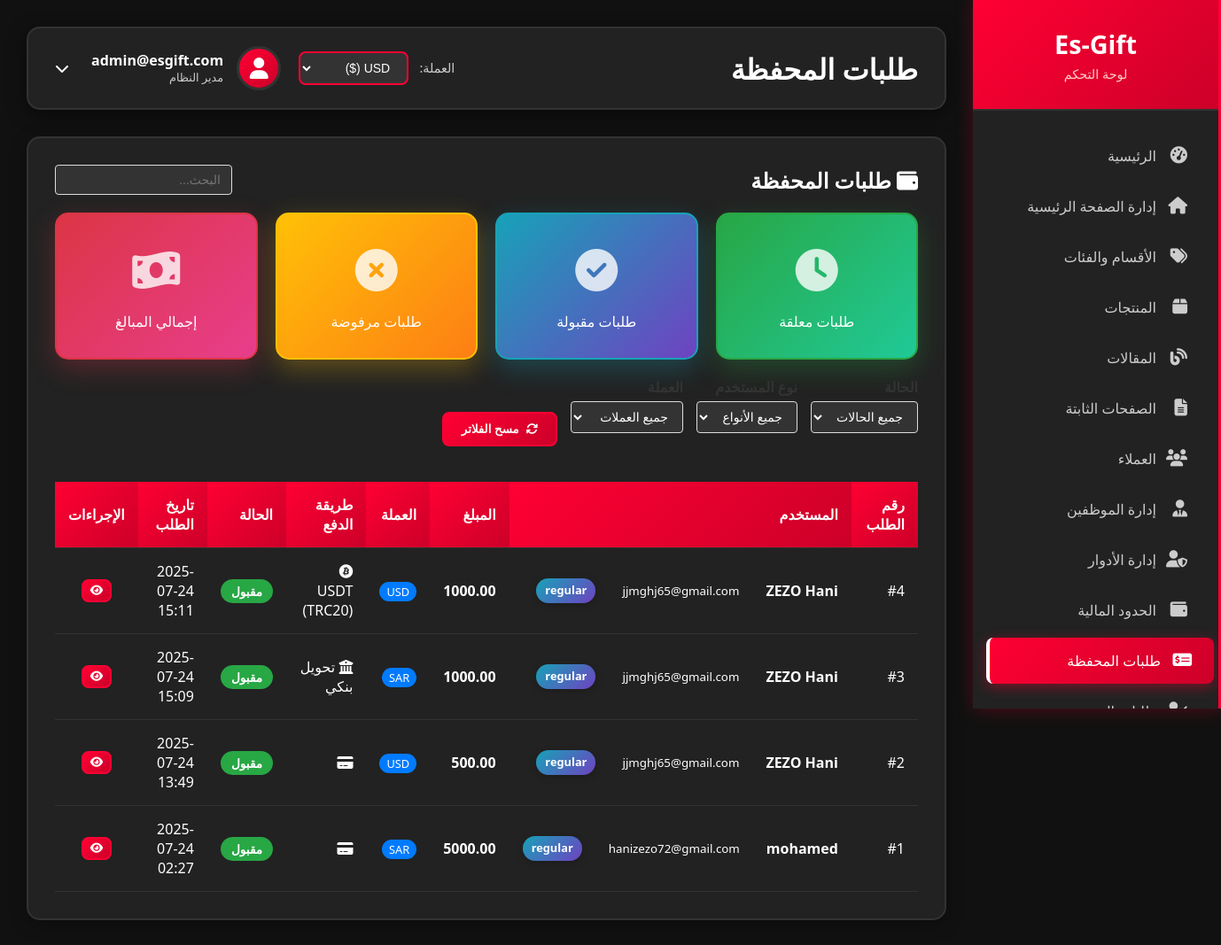
Page /admin/wallet/deposit-requests (signed in) on the committed database.
### models.py (models this page shows, shortened)
class User(UserMixin, db.Model):
    id = db.Column(db.Integer, primary_key=True)
    username = db.Column(db.String(80), unique=True, nullable=True)  # اسم المستخدم
    email = db.Column(db.String(120), unique=True, nullable=False)
    password_hash = db.Column(db.String(120), nullable=False)
    full_name = db.Column(db.String(100))
    phone = db.Column(db.String(20))
    birth_date = db.Column(db.Date)
    nationality = db.Column(db.String(50))
    customer_type = db.Column(db.String(20), default='regular')  # regular, kyc, reseller
    kyc_status = db.Column(db.String(20), default='none')  # none, pending, approved, rejected
    google_id = db.Column(db.String(100), unique=True, nullable=True)  # Google ID
    profile_picture = db.Column(db.String(300))  # صورة البروفايل من Google
    is_verified = db.Column(db.Boolean, default=False)  # تم التحقق من الإيميل
    email_verification_token = db.Column(db.String(100), nullable=True)  # رمز التحقق من الإيميل
    email_verification_sent_at = db.Column(db.DateTime, nullable=True)  # وقت إرسال رمز التحقق
    document_type = db.Column(db.String(50))  # national_id, passport, driver_license
    id_front_image = db.Column(db.String(200))
    id_back_image = db.Column(db.String(200))
    selfie_image = db.Column(db.String(200))
    passport_image = db.Column(db.String(200))
    driver_license_image = db.Column(db.String(200))
    face_photo_front = db.Column(db.String(200))
    face_photo_right = db.Column(db.String(200))
    face_photo_left = db.Column(db.String(200))
    is_admin = db.Column(db.Boolean, default=False)
    last_login = db.Column(db.DateTime)
    created_at = db.Column(db.DateTime, default=datetime.utcnow)
    preferred_currency = db.Column(db.String(3), default='USD')  # العملة المفضلة للمحفظة
    orders = db.relationship('Order', backref='user', lazy=True)

class WalletDepositRequest(db.Model):
    id = db.Column(db.Integer, primary_key=True)
    user_id = db.Column(db.Integer, db.ForeignKey('user.id'), nullable=False)
    amount = db.Column(db.Numeric(12, 2), nullable=False)  # المبلغ المطلوب إيداعه
    currency_code = db.Column(db.String(3), nullable=False)  # عملة الإيداع
    amount_usd = db.Column(db.Numeric(12, 2), nullable=False)  # المبلغ بالدولار
    exchange_rate = db.Column(db.Numeric(10, 6), nullable=False)  # سعر الصرف المستخدم
    payment_method = db.Column(db.String(50), default='visa')  # طريقة الدفع
    payment_reference = db.Column(db.String(200))  # مرجع الدفع من البوابة
    payment_details = db.Column(db.Text)  # تفاصيل إضافية للدفع (JSON)
    transaction_proof = db.Column(db.String(300))  # مسار ملف إثبات المعاملة
    status = db.Column(db.String(20), default='pending')  # pending, approved, rejected, cancelled
    admin_notes = db.Column(db.Text)  # ملاحظات الأدمن
    rejection_reason = db.Column(db.Text)  # سبب الرفض
    processed_by = db.Column(db.Integer, db.ForeignKey('user.id'))  # الأدمن الذي عالج الطلب
    processed_at = db.Column(db.DateTime)  # تاريخ المعالجة
    wallet_amount_added = db.Column(db.Numeric(12, 2))  # المبلغ المضاف للمحفظة
    wallet_currency_added = db.Column(db.String(3))  # العملة المضافة للمحفظة
    user_type = db.Column(db.String(20))  # نوع المستخدم وقت الطلب
    user_ip = db.Column(db.String(45))  # IP المستخدم
    user_agent = db.Column(db.Text)  # معلومات المتصفح
    created_at = db.Column(db.DateTime, default=datetime.utcnow)
    updated_at = db.Column(db.DateTime, default=datetime.utcnow, onupdate=datetime.utcnow)
    user = db.relationship('User', foreign_keys=[user_id], backref='deposit_requests', lazy=True)
    processor = db.relationship('User', foreign_keys=[processed_by], backref='processed_deposits', lazy=True)

### admin_wallet_routes.py (the view)
    def decorated_function(*args, **kwargs):
        if not current_user.is_authenticated or not current_user.is_admin:
            flash('ليس لديك صلاحية للوصول لهذه الصفحة', 'error')
            return redirect(url_for('main.index'))
        return f(*args, **kwargs)

### templates/admin/wallet_deposit_requests.html (shortened to what this page needs)
{% extends "admin/base.html" %}
{% block page_title %}طلبات المحفظة{% endblock %}
{% block content %}
<div class="content-card">
    <div style="display: flex; justify-content: space-between; align-items: center; margin-bottom: 20px;">
        <h2>
            <i class="fas fa-wallet"></i>
            طلبات المحفظة
        </h2>
        <div style="display: flex; gap: 10px;">
            <input type="text" placeholder="البحث..." class="form-control" style="width: 200px;" id="searchInput">
        </div>
    </div>
    <div class="stats-grid" style="display: grid; grid-template-columns: repeat(auto-fit, minmax(200px, 1fr)); gap: 20px; margin-bottom: 20px;">
        <div class="stat-card success">
            <div class="stat-icon">
                <i class="fas fa-clock"></i>
            </div>
            <div class="stat-details">
                <p>طلبات معلقة</p>
            </div>
        </div>
        <div class="stat-card info">
            <div class="stat-icon">
                <i class="fas fa-check-circle"></i>
            </div>
            <div class="stat-details">
                <p>طلبات مقبولة</p>
            </div>
        </div>
        <div class="stat-card warning">
            <div class="stat-icon">
                <i class="fas fa-times-circle"></i>
            </div>
            <div class="stat-details">
                <p>طلبات مرفوضة</p>
            </div>
        </div>
        <div class="stat-card danger">
            <div class="stat-icon">
                <i class="fas fa-money-bill-wave"></i>
            </div>
            <div class="stat-details">
                <p>إجمالي المبالغ</p>
            </div>
        </div>
    </div>
    <div style="display: flex; gap: 15px; margin-bottom: 20px; align-items: end;">
        <div class="form-group">
            <label>الحالة</label>
            <select class="form-control" id="statusFilter">
                <option value="">جميع الحالات</option>
            </select>
        </div>
        <div class="form-group">
            <label>نوع المستخدم</label>
            <select class="form-control" id="userTypeFilter">
                <option value="">جميع الأنواع</option>
            </select>
        </div>
        <div class="form-group">
            <label>العملة</label>
            <select class="form-control" id="currencyFilter">
                <option value="">جميع العملات</option>
            </select>
        </div>
        <button class="btn btn-primary" onclick="clearFilters()">
            <i class="fas fa-refresh"></i> مسح الفلاتر
        </button>
    </div>
    <div class="table-container">
        <table class="data-table">
            <thead>
                <tr>
                    <th>رقم الطلب</th>
                    <th>المستخدم</th>
                    <th>المبلغ</th>
                    <th>العملة</th>
                    <th>طريقة الدفع</th>
                    <th>الحالة</th>
                    <th>تاريخ الطلب</th>
                    <th>الإجراءات</th>
                </tr>
            </thead>
            <tbody>
                {% for request in requests %}
                <tr>
                    <td>#{{ request.id }}</td>
                    <td>
                        <div class="user-info">
                            <strong>{{ request.user.full_name or request.user.email }}</strong>
                            <br>
                            <small class="text-muted">{{ request.user.email }}</small>
                            <br>
                            <span class="badge badge-info">{{ request.user.customer_type }}</span>
                        </div>
                    </td>
                    <td class="amount-display">{{ request.amount }}</td>
                    <td>
                        <span class="currency-badge">{{ request.currency_code }}</span>
                    </td>
                    <td>
                        {% if request.payment_method == 'bank_transfer' %}
                            <i class="fas fa-university"></i> تحويل بنكي
                        {% elif request.payment_method == 'usdt_trc20' %}
                            <i class="fab fa-bitcoin"></i> USDT (TRC20)
                        {% elif request.payment_method == 'visa' %}
                            <i class="fas fa-credit-card"></i> فيزا/ماستركارد
                        {% else %}
                            <i class="fas fa-credit-card"></i> {{ request.payment_method }}
                        {% endif %}
                    </td>
                    <td>
                        <span class="status-badge status-{{ request.status }}">
                            {% if request.status == 'pending' %}
                                معلق
                            {% elif request.status == 'approved' %}
                                مقبول
                            {% elif request.status == 'rejected' %}
                                مرفوض
                            {% endif %}
                        </span>
                    </td>
                    <td>{{ request.created_at.strftime('%Y-%m-%d %H:%M') }}</td>
                    <td>
                        <div class="action-buttons">
                            <a href="{{ url_for('admin_wallet.deposit_request_details', request_id=request.id) }}"
                               class="btn btn-sm btn-primary" title="عرض التفاصيل">
                                <i class="fas fa-eye"></i>
                            </a>
                        </div>
                    </td>
                </tr>
                {% endfor %}
            </tbody>
        </table>
    </div>
</div>
{% endblock %}

### templates/admin/base.html (shortened to what this page needs)
<!DOCTYPE html>
<html lang="ar" dir="rtl">
<head>
    <link rel="stylesheet" href="https://cdnjs.cloudflare.com/ajax/libs/font-awesome/6.5.0/css/all.min.css">
</head>
<body>
    <div class="admin-container">
        <div class="sidebar" id="sidebar">
            <div class="sidebar-header">
                <h2>Es-Gift</h2>
                <p>لوحة التحكم</p>
            </div>
            <nav class="sidebar-nav">
                <div class="nav-item">
                    <a href="{{ url_for('admin.dashboard') }}" class="nav-link">
                        <i class="fas fa-tachometer-alt"></i>
                        الرئيسية
                    </a>
                </div>
                <div class="nav-item">
                    <a href="{{ url_for('admin.homepage_management') }}" class="nav-link">
                        <i class="fas fa-home"></i>
                        إدارة الصفحة الرئيسية
                    </a>
                </div>
                <div class="nav-item">
                    <a href="{{ url_for('admin.categories') }}" class="nav-link">
                        <i class="fas fa-tags"></i>
                        الأقسام والفئات
                    </a>
                </div>
                <div class="nav-item">
                    <a href="{{ url_for('admin.products') }}" class="nav-link">
                        <i class="fas fa-box"></i>
                        المنتجات
                    </a>
                </div>
                <div class="nav-item">
                    <a href="{{ url_for('admin.articles') }}" class="nav-link">
                        <i class="fas fa-blog"></i>
                        المقالات
                    </a>
                </div>
                <div class="nav-item">
                    <a href="{{ url_for('static_pages.static_pages') }}" class="nav-link">
                        <i class="fas fa-file-alt"></i>
                        الصفحات الثابتة
                    </a>
                </div>
                <div class="nav-item">
                    <a href="{{ url_for('admin.users') }}" class="nav-link">
                        <i class="fas fa-users"></i>
                        العملاء
                    </a>
                </div>
                <div class="nav-item">
                    <a href="{{ url_for('admin.employees') }}" class="nav-link">
                        <i class="fas fa-user-tie"></i>
                        إدارة الموظفين
                    </a>
                </div>
                <div class="nav-item">
                    <a href="{{ url_for('admin.roles_management') }}" class="nav-link">
                        <i class="fas fa-user-shield"></i>
                        إدارة الأدوار
                    </a>
                </div>
                <div class="nav-item">
                    <a href="{{ url_for('financial.user_limits_management') }}" class="nav-link">
                        <i class="fas fa-wallet"></i>
                        الحدود المالية
                    </a>
                </div>
                <div class="nav-item">
                    <a href="{{ url_for('admin_wallet.deposit_requests') }}" class="nav-link">
                        <i class="fas fa-money-check-alt"></i>
                        طلبات المحفظة
                    </a>
                </div>
                <div class="nav-item">
                    <a href="{{ url_for('admin.kyc_requests') }}" class="nav-link">
                        <i class="fas fa-user-check"></i>
                        طلبات التحقق
                    </a>
                </div>
            </nav>
        </div>
        <div class="main-content">
            <div class="top-bar">
                <h1 class="page-title">{% block page_title %}لوحة التحكم{% endblock %}</h1>
                <div style="display: flex; align-items: center; gap: 20px;">
                    <div class="currency-selector">
                        <label for="admin-currency" style="color: #ccc; margin-left: 8px; font-size: 0.9em;">العملة:</label>
                        <select id="admin-currency" onchange="changeCurrency(this.value)" style="
                            background-color: #333;
                            color: #fff;
                            border: 2px solid #ff0033;
                            border-radius: 8px;
                            padding: 8px 15px;
                            font-size: 14px;
                            cursor: pointer;
                            outline: none;
                            transition: all 0.3s ease;
                        ">
                            <option value="USD">USD ($)</option>
                        </select>
                    </div>
                    <div class="user-info" onclick="toggleUserMenu()" style="cursor: pointer; position: relative;">
                        <div class="user-avatar">
                            <i class="fas fa-user"></i>
                        </div>
                        <div>
                            <div style="font-weight: bold;">{{ current_user.email }}</div>
                            <div style="font-size: 0.8em; color: #ccc;">مدير النظام</div>
                        </div>
                        <i class="fas fa-chevron-down" style="margin-right: 10px; transition: transform 0.3s ease;" id="user-menu-arrow"></i>
                    </div>
                </div>
            </div>
            {% block content %}{% endblock %}
        </div>
    </div>
</body>
</html>

### rows in the picture
User: email "admin@esgift.com"
WalletDepositRequest: id "4", user "ZEZO Hani", user.email "jjmghj65@gmail.com", user.customer_type "regular", amount "1000.00", currency_code "USD", payment_method "usdt_trc20" (drawn), status "مقبول", created_at "2025-07-24 15:11"
WalletDepositRequest: id "3", user "ZEZO Hani", user.email "jjmghj65@gmail.com", user.customer_type "regular", amount "1000.00", currency_code "SAR", payment_method "bank_transfer" (drawn), status "مقبول", created_at "2025-07-24 15:09"
WalletDepositRequest: id "2", user "ZEZO Hani", user.email "jjmghj65@gmail.com", user.customer_type "regular", amount "500.00", currency_code "USD", status "مقبول", created_at "2025-07-24 13:49"
WalletDepositRequest: id "1", user "mohamed", user.email "hanizezo72@gmail.com", user.customer_type "regular", amount "5000.00", currency_code "SAR", status "مقبول", created_at "2025-07-24 02:27"
